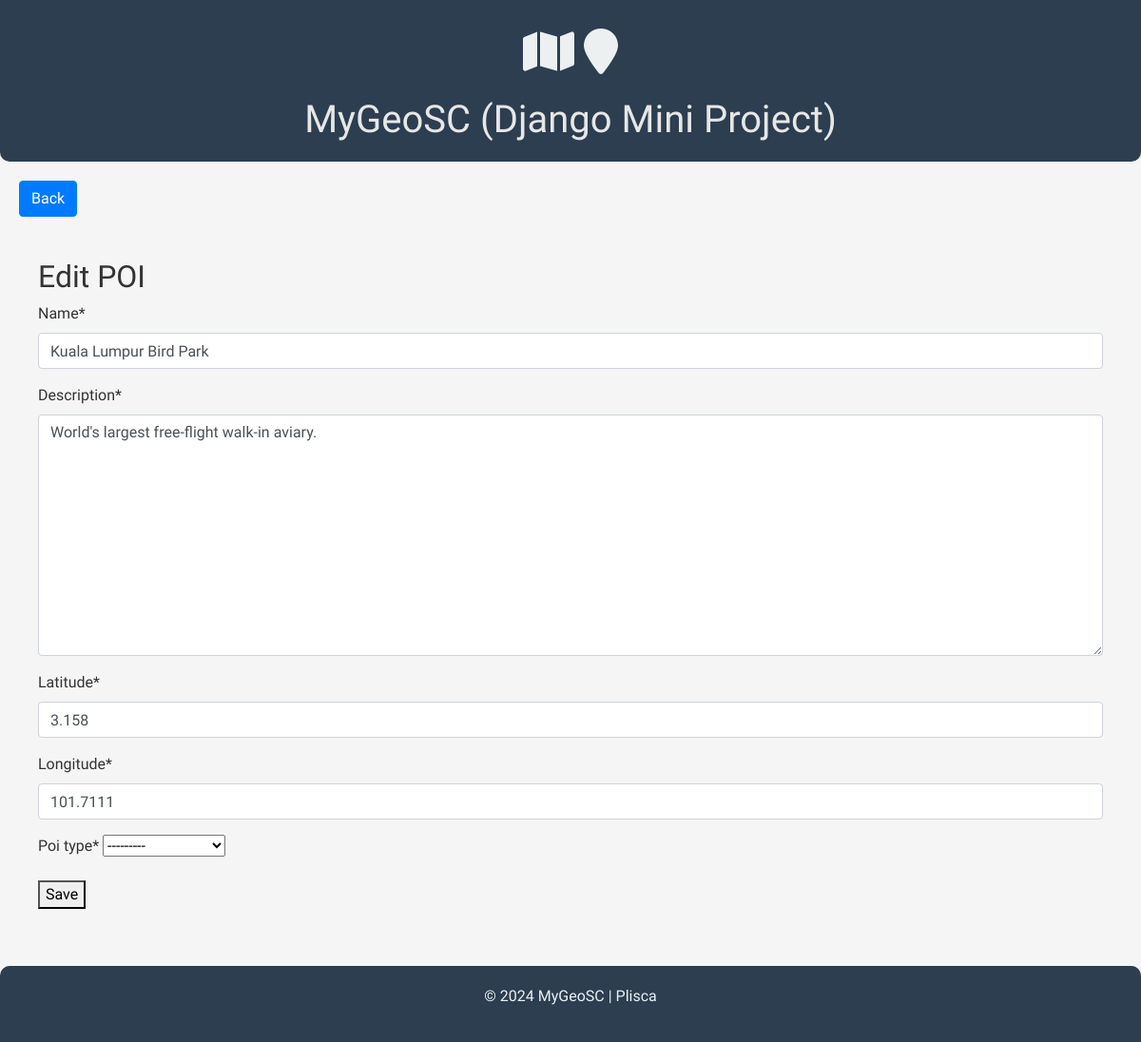
/poi/edit/2/, run on the app's committed database.
### poi/models.py (models this page shows, shortened)
class POI(models.Model):
    name = models.CharField(max_length=100)
    description = models.TextField()
    latitude = models.FloatField()
    longitude = models.FloatField()
    poi_type = models.CharField(max_length=50, choices=POI_TYPES)

### poi/views.py (the view)
# urls.py: path('edit/<int:pk>/', views.edit_poi, name='edit_poi'),
def edit_poi(request, pk):
    poi = get_object_or_404(POI, pk=pk)
    if request.method == 'POST':
        form = POIForm(request.POST, instance=poi)
        if form.is_valid():
            form.save()
            return redirect('poi_page')
    else:
        form = POIForm(instance=poi)
    return render(request, 'poi/edit_poi.html', {'form': form})

### poi/forms.py
class POIForm(forms.ModelForm):
    class Meta:
        model = POI
        fields = ['name', 'description', 'latitude', 'longitude', 'poi_type']

### poi/templates/poi/edit_poi.html (shortened to what this page needs)
{% extends 'base.html' %}
{% load crispy_forms_tags %}
{% block content %}
<a href="{% url 'poi_page' %}" class="btn btn-primary">Back</a>
<div class="container mt-4">
    <h2>Edit POI</h2>
    <form method="POST">
        {{ form|crispy }}
        <button type="submit">Save</button>
    </form>
</div>
{% endblock %}

### home/templates/base.html (style rules this page uses)
html, body { height: 100%; margin: 0; padding: 0; display: flex; flex-direction: column; }
body { font-family: 'Cairo', sans-serif; background-color: #f5f5f5; color: #333; }
.container { flex: 1; max-width: 1200px; margin: auto; padding: 20px; }
a, a:hover { text-decoration: none; color: #e7e7e7; font-family: 'Cairo', sans-serif; }

### data on the page
POI: name "Kuala Lumpur Bird Park", description "World's largest free-flight walk-in aviary.", latitude "3.158", longitude "101.7111", poi_type "---------"
